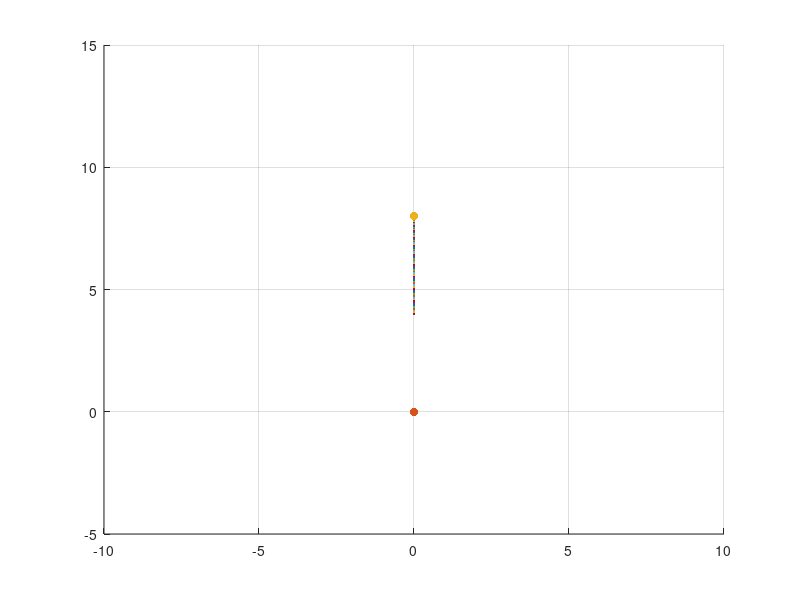
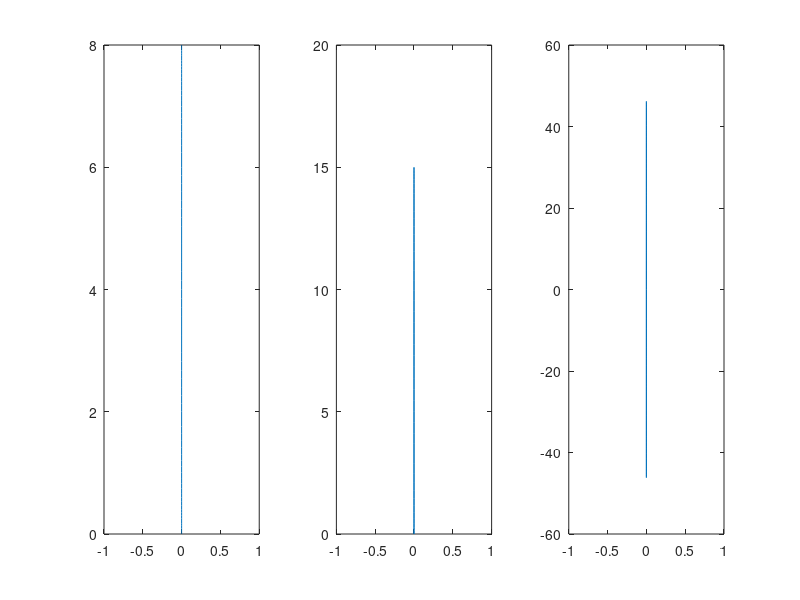
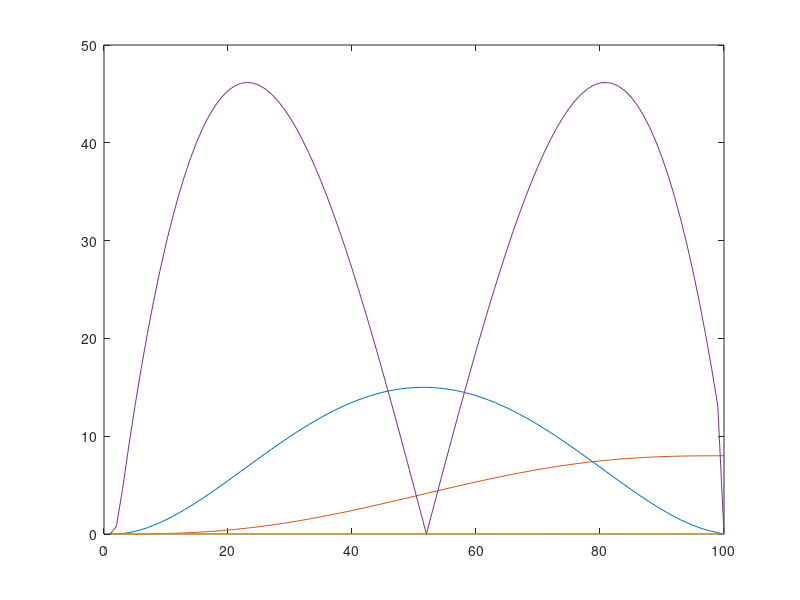

Write MATLAB code to recreate these figures, in order.
%online min jerk without normalisation
%derived equations myself with the help of shadmeyer tutorial 
%I think we need to have online as well offline method. Then we need to
%weight them properly somehow. This is because particpants will not simply
%start using a new jerk method. They will probably use it in combination of
%what they are already using

clc;
clear all;


% NOTE: everthing is represented in rows -> [x, y]

% Position Information
r_i  = [0, 0];
r_f = [0, 8];


% simulation params
t =0;
dt = 0.01;    % [s]  -> step size
t_f = 1; % [s]
N = round((t_f)/dt); 

r_off_list = zeros(N,2);
r_on_list = zeros(N,2);  % online
r_list = zeros(N,2);
r_list(N,:) = r_f;
r1_list =zeros(N,2);
r2_list =zeros(N,2);
tau_list = zeros(N,1);

r_on_lists = 8*ones(N,2,N+1);

r  = r_i; % initial position
v  = [0, 0]; % initial speed

r1_fix = [0. 0];
r2_fix = [0 0];

r1 = [0 0];
r2 = [0 0];

angle = 90;

r_past = [0 0];
r1_past = [0 0];

% here is were the loop should be implemented

figure; grid; hold on

for i = 1:N-1

    % Implementation of offline minimum jerk methof
    A = [1; (10*(t/t_f)^3 -15*(t/t_f)^4 + 6*(t/t_f)^5)];
    X = [r_i' (r_f-r_i)'];
    
    r_off_list(i,:) = (X*A)';
    
    % The commented code will be used if online jerk has not to be used
    
    
    T = t_f - t; % time left
    tau = T/2;  % we are applying it every step, so the difference is dt
    
    % perturbation addition 
    T_mat = [T^3 T^4 T^5; 3*T^2 4*T^3 5*T^4; 6*T 12*T^2 20*T^3]; %3x3
    B = [(r_f-r-r1*T-(r2/2)*T^2); (-r1-r2*T); -r2]; % 3x2   I have to feed current state values
    A = T_mat\B; %3x2
      
    a0 = r;
    a1 = r1;
    a2 = r2/2;
    a3 = A(1,:);
    a4 = A(2,:);
    a5 = A(3,:);
    
    a = [a0' a1' a2' a3' a4' a5']; %2x6

    taus = [1; tau; tau^2; tau^3; tau^4; tau^5]; % 6x1
    
    taun = 0:dt:t_f-t;  
    tausn = [ones(1, size(taun,2)); taun; taun.^2; taun.^3; taun.^4; taun.^5]; % 6xN
    
    r_on_lists(i,:, 1:size(tausn,2)) = a*tausn;
    
    % update position
    r_on = a*taus;
    r_on = r_on';
       
    r =  r_off_list(i,:) + [r_on(1) 0];  % adding the x component predicted by online min jerk
    %pert = 0.001* rotateMat(r1_past, angle);
    r = r + [0.0000*norm(r1_past)  0];  % proportional to vel at previous time step
    %r = r + [pert(1) 0];  % proportional to vel at previous time step
    
    r1 = (r - r_past)/dt;
    r2 = (r1 - r1_past)/dt;
    
    % draw the trajectory
    %scatter(r(1), r(2), '.'); ylim([-5,15]); xlim([-10,10]);
    scatter(r_on(1), r_on(2), '.'); ylim([-5,15]); xlim([-10,10]);
    % draw the start and target points
    scatter(r_i(1), r_i(2), 'filled', 'k');
    scatter(r_f(1), r_f(2), 'filled', 'r');     

    r_past = r;
    r1_past = r1;
    r_list(i,:) = r;
    r_on_list(i,:) = r_on;
    r1_list(i,:) = r1;
    r2_list(i,:) = r2;
    tau_list(i) = tau;
    t =  t +dt;
    
    pause(0.001)
end
 
figure;
subplot(1,3,1);
plot(r_list(:,1), r_list(:,2));
subplot(1,3,2);
plot(r1_list(:,1), r1_list(:,2));
subplot(1,3,3);
plot(r2_list(:,1), r2_list(:,2));

figure;
x = vecnorm(r1_list,2,2);  % velocity norm
plot(x);
hold on;
y = r_list(:,2);% y component of position
plot(y);
hold on;
z = r_list(:,1); % x component of position
plot(z);
hold on;
zz = vecnorm(r2_list,2,2);
plot(zz);




